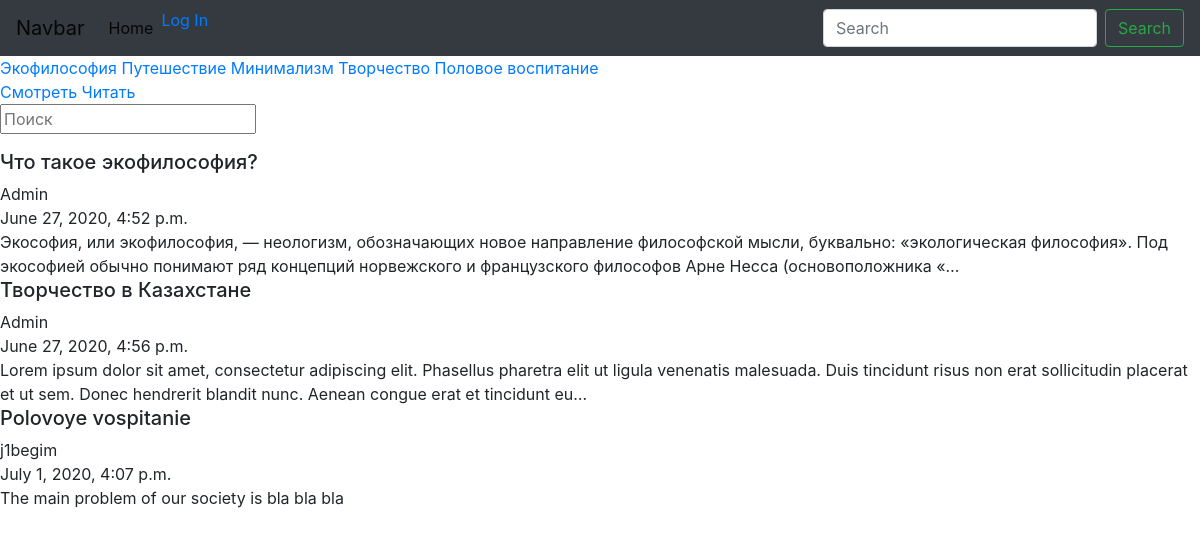
The app's page /obrazovanie/reports/, older data.
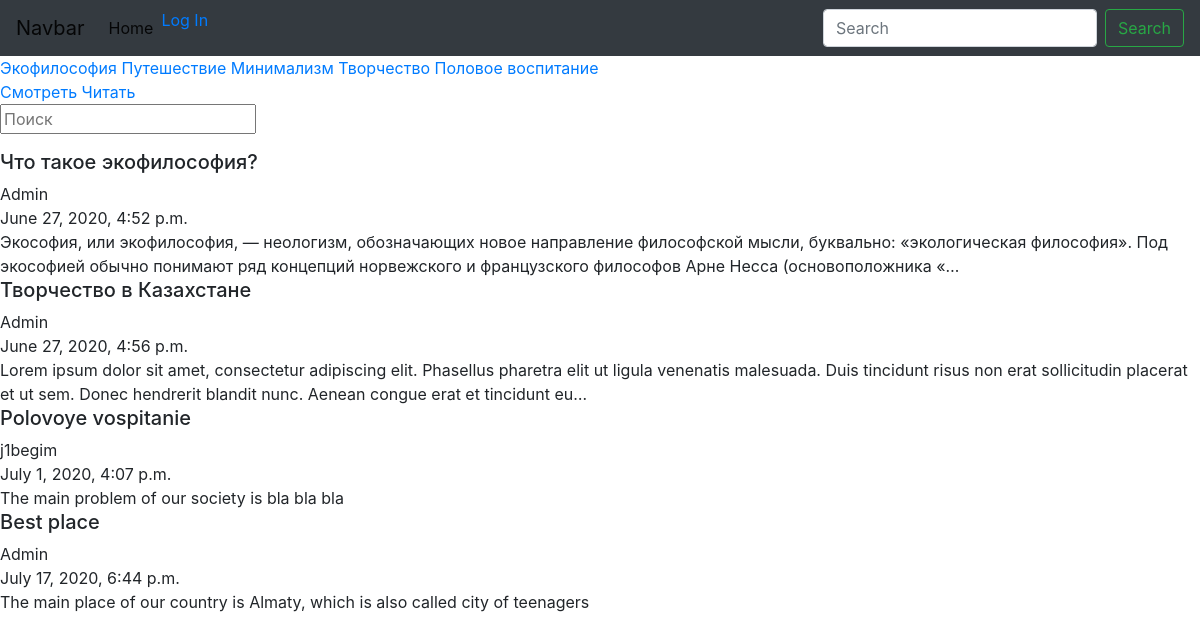
The same page, newer data.
### Obrazovanie/models.py (models this page shows, shortened)
class Genre(models.Model):
    name = models.CharField(max_length=120)
    slug = models.SlugField(blank=True, unique=True)

class Report(models.Model):
    author = models.ForeignKey(User, on_delete=models.CASCADE, null=True)
    title = models.CharField(max_length=120)
    header = models.TextField(blank=True, null=True)
    genre = models.ForeignKey(Genre, on_delete=models.CASCADE, blank=True, null=True)
    body = models.TextField(blank=True, null=True)
    wrote_date = models.DateTimeField(default=timezone.now)
    likes = models.ManyToManyField(User, related_name='likes', blank=True)
    moderation = models.BooleanField("Проверено", default=False)
    favourite = models.ManyToManyField(User, related_name='favourite', blank=True)

### Obrazovanie/views.py (the view)
# urls.py: path('obrazovanie/reports/', all_reports, name='all_reports_url'),
def all_reports(request):
    reports = Report.objects.filter(moderation=True)
    genre_all = Genre.objects.all()
    context = {
        'reports': reports,
        'genre_all': genre_all,
    }
    return render(request, 'obrazovanie/all_reports.html', context)

### Obrazovanie/templates/obrazovanie/all_reports.html (shortened to what this page needs)
{% extends 'base.html' %}
{% block subtitle %}
  {% for genre in genre_all %}
    <a href="{% url 'genre_detail_reports_url' slug=genre.slug %}">{{ genre.name }}</a>
  {% endfor %}
    <div class="">
      <a href="{% url 'obrazovanie_url' %}">Смотреть</a>
      <a href="{% url 'all_reports_url' %}">Читать</a>
    </div>
{% endblock %}
{% block content %}
<div class="res-search">
  <input id="search_report" type="searh" class="search-food" name="search-food" placeholder="Поиск">
</div>
  {% for report in reports %}
  <a style="text-decoration:none; color:inherit;" href="{% url 'report_detail_url' id=report.id %}">
    <div class="">
      <h5>{{ report.title }}</h5>
      {{ report.author }}
      <div class="">
        {{ report.wrote_date }}
      </div>
      <div class="">
        {{ report.body|truncatechars:240 }}
      </div>
    </div>
  </a>
  {% endfor %}
{% endblock %}

Row changes from the older to the newer data that the page shows:
added Report: title "Best place", author "Admin", wrote_date "July 17, 2020, 6:44 p.m.", body "The main place of our country is Almaty, which is also called city of teenagers"
